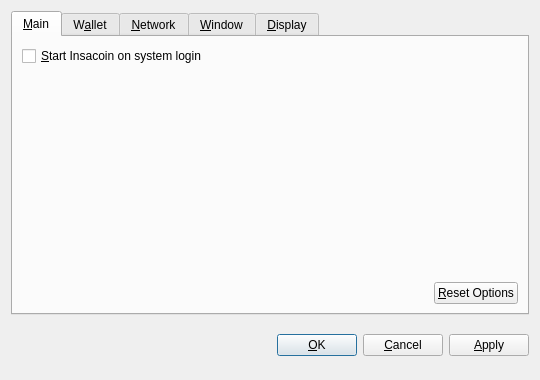
<?xml version="1.0" encoding="UTF-8"?>
<ui version="4.0">
 <class>OptionsDialog</class>
 <widget class="QDialog" name="OptionsDialog">
  <property name="geometry">
   <rect>
    <x>0</x>
    <y>0</y>
    <width>540</width>
    <height>380</height>
   </rect>
  </property>
  <property name="windowTitle">
   <string>Options</string>
  </property>
  <property name="modal">
   <bool>true</bool>
  </property>
  <layout class="QVBoxLayout" name="verticalLayout">
   <item>
    <widget class="QTabWidget" name="tabWidget">
     <property name="tabPosition">
      <enum>QTabWidget::North</enum>
     </property>
     <property name="currentIndex">
      <number>0</number>
     </property>
     <widget class="QWidget" name="tabMain">
      <attribute name="title">
       <string>&amp;Main</string>
      </attribute>
      <layout class="QVBoxLayout" name="verticalLayout_Main">
       <item>
        <widget class="QCheckBox" name="bitcoinAtStartup">
         <property name="toolTip">
          <string>Automatically start Insacoin after logging in to the system.</string>
         </property>
         <property name="text">
          <string>&amp;Start Insacoin on system login</string>
         </property>
        </widget>
       </item>
       <item>
        <spacer name="verticalSpacer_Main">
         <property name="orientation">
          <enum>Qt::Vertical</enum>
         </property>
         <property name="sizeHint" stdset="0">
          <size>
           <width>20</width>
           <height>40</height>
          </size>
         </property>
        </spacer>
       </item>
       <item>
        <layout class="QHBoxLayout" name="horizontalLayout_2_Main">
         <item>
          <spacer name="horizontalSpacer_2_Main">
           <property name="orientation">
            <enum>Qt::Horizontal</enum>
           </property>
           <property name="sizeHint" stdset="0">
            <size>
             <width>40</width>
             <height>20</height>
            </size>
           </property>
          </spacer>
         </item>
         <item>
          <widget class="QPushButton" name="resetButton">
           <property name="toolTip">
            <string>Reset all client options to default.</string>
           </property>
           <property name="text">
            <string>&amp;Reset Options</string>
           </property>
           <property name="autoDefault">
            <bool>false</bool>
           </property>
          </widget>
         </item>
        </layout>
       </item>
      </layout>
     </widget>
     <widget class="QWidget" name="tabWallet">
      <attribute name="title">
       <string>W&amp;allet</string>
      </attribute>
      <layout class="QVBoxLayout" name="verticalLayout_Network">
       <item>
        <widget class="QLabel" name="transactionFeeInfoLabel">
         <property name="text">
          <string>Optional transaction fee per kB that helps make sure your transactions are processed quickly. Most transactions are 1 kB.</string>
         </property>
         <property name="textFormat">
          <enum>Qt::PlainText</enum>
         </property>
         <property name="wordWrap">
          <bool>true</bool>
         </property>
        </widget>
       </item>
       <item>
        <layout class="QHBoxLayout" name="horizontalLayout_1_Main">
         <item>
          <widget class="QLabel" name="transactionFeeLabel">
           <property name="text">
            <string>Pay transaction &amp;fee</string>
           </property>
           <property name="textFormat">
            <enum>Qt::PlainText</enum>
           </property>
           <property name="buddy">
            <cstring>transactionFee</cstring>
           </property>
          </widget>
         </item>
         <item>
          <widget class="BitcoinAmountField" name="transactionFee"/>
         </item>
         <item>
          <spacer name="horizontalSpacer_1_Main">
           <property name="orientation">
            <enum>Qt::Horizontal</enum>
           </property>
           <property name="sizeHint" stdset="0">
            <size>
             <width>40</width>
             <height>20</height>
            </size>
           </property>
          </spacer>
         </item>
        </layout>
       </item>
       <item>
        <widget class="QLabel" name="label">
         <property name="text">
          <string>If you disable the spending of unconfirmed change, the change from a transaction cannot be used until that transaction has at least one confirmation. This also affects how your balance is computed.</string>
         </property>
         <property name="wordWrap">
          <bool>true</bool>
         </property>
        </widget>
       </item>
       <item>
        <widget class="QCheckBox" name="spendZeroConfChange">
         <property name="text">
          <string>Spend unconfirmed change  (experts only)</string>
         </property>
        </widget>
       </item>
       <item>
        <spacer name="verticalSpacer">
         <property name="orientation">
          <enum>Qt::Vertical</enum>
         </property>
         <property name="sizeHint" stdset="0">
          <size>
           <width>20</width>
           <height>40</height>
          </size>
         </property>
        </spacer>
       </item>
      </layout>
     </widget>
     <widget class="QWidget" name="tabNetwork">
      <attribute name="title">
       <string>&amp;Network</string>
      </attribute>
      <layout class="QVBoxLayout" name="verticalLayout_Network">
       <item>
        <widget class="QCheckBox" name="mapPortUpnp">
         <property name="toolTip">
          <string>Automatically open the Insacoin client port on the router. This only works when your router supports UPnP and it is enabled.</string>
         </property>
         <property name="text">
          <string>Map port using &amp;UPnP</string>
         </property>
        </widget>
       </item>
       <item>
        <widget class="QCheckBox" name="connectSocks">
         <property name="toolTip">
          <string>Connect to the Insacoin network through a SOCKS proxy (e.g. when connecting through Tor).</string>
         </property>
         <property name="text">
          <string>&amp;Connect through SOCKS proxy:</string>
         </property>
        </widget>
       </item>
       <item>
        <layout class="QHBoxLayout" name="horizontalLayout_Network">
         <item>
          <widget class="QLabel" name="proxyIpLabel">
           <property name="text">
            <string>Proxy &amp;IP:</string>
           </property>
           <property name="textFormat">
            <enum>Qt::PlainText</enum>
           </property>
           <property name="buddy">
            <cstring>proxyIp</cstring>
           </property>
          </widget>
         </item>
         <item>
          <widget class="QValidatedLineEdit" name="proxyIp">
           <property name="maximumSize">
            <size>
             <width>140</width>
             <height>16777215</height>
            </size>
           </property>
           <property name="toolTip">
            <string>IP address of the proxy (e.g. 127.0.0.1)</string>
           </property>
          </widget>
         </item>
         <item>
          <widget class="QLabel" name="proxyPortLabel">
           <property name="text">
            <string>&amp;Port:</string>
           </property>
           <property name="textFormat">
            <enum>Qt::PlainText</enum>
           </property>
           <property name="buddy">
            <cstring>proxyPort</cstring>
           </property>
          </widget>
         </item>
         <item>
          <widget class="QLineEdit" name="proxyPort">
           <property name="maximumSize">
            <size>
             <width>55</width>
             <height>16777215</height>
            </size>
           </property>
           <property name="toolTip">
            <string>Port of the proxy (e.g. 9050)</string>
           </property>
          </widget>
         </item>
         <item>
          <widget class="QLabel" name="socksVersionLabel">
           <property name="text">
            <string>SOCKS &amp;Version:</string>
           </property>
           <property name="textFormat">
            <enum>Qt::PlainText</enum>
           </property>
           <property name="buddy">
            <cstring>socksVersion</cstring>
           </property>
          </widget>
         </item>
         <item>
          <widget class="QValueComboBox" name="socksVersion">
           <property name="toolTip">
            <string>SOCKS version of the proxy (e.g. 5)</string>
           </property>
          </widget>
         </item>
         <item>
          <spacer name="horizontalSpacer_Network">
           <property name="orientation">
            <enum>Qt::Horizontal</enum>
           </property>
           <property name="sizeHint" stdset="0">
            <size>
             <width>40</width>
             <height>20</height>
            </size>
           </property>
          </spacer>
         </item>
        </layout>
       </item>
       <item>
        <spacer name="verticalSpacer_Network">
         <property name="orientation">
          <enum>Qt::Vertical</enum>
         </property>
         <property name="sizeHint" stdset="0">
          <size>
           <width>20</width>
           <height>40</height>
          </size>
         </property>
        </spacer>
       </item>
      </layout>
     </widget>
     <widget class="QWidget" name="tabWindow">
      <attribute name="title">
       <string>&amp;Window</string>
      </attribute>
      <layout class="QVBoxLayout" name="verticalLayout_Window">
       <item>
        <widget class="QCheckBox" name="minimizeToTray">
         <property name="toolTip">
          <string>Show only a tray icon after minimizing the window.</string>
         </property>
         <property name="text">
          <string>&amp;Minimize to the tray instead of the taskbar</string>
         </property>
        </widget>
       </item>
       <item>
        <widget class="QCheckBox" name="minimizeOnClose">
         <property name="toolTip">
          <string>Minimize instead of exit the application when the window is closed. When this option is enabled, the application will be closed only after selecting Quit in the menu.</string>
         </property>
         <property name="text">
          <string>M&amp;inimize on close</string>
         </property>
        </widget>
       </item>
       <item>
        <spacer name="verticalSpacer_Window">
         <property name="orientation">
          <enum>Qt::Vertical</enum>
         </property>
         <property name="sizeHint" stdset="0">
          <size>
           <width>20</width>
           <height>40</height>
          </size>
         </property>
        </spacer>
       </item>
      </layout>
     </widget>
     <widget class="QWidget" name="tabDisplay">
      <attribute name="title">
       <string>&amp;Display</string>
      </attribute>
      <layout class="QVBoxLayout" name="verticalLayout_Display">
       <item>
        <layout class="QHBoxLayout" name="horizontalLayout_1_Display">
         <item>
          <widget class="QLabel" name="langLabel">
           <property name="text">
            <string>User Interface &amp;language:</string>
           </property>
           <property name="textFormat">
            <enum>Qt::PlainText</enum>
           </property>
           <property name="buddy">
            <cstring>lang</cstring>
           </property>
          </widget>
         </item>
         <item>
          <widget class="QValueComboBox" name="lang">
           <property name="toolTip">
            <string>The user interface language can be set here. This setting will take effect after restarting Insacoin.</string>
           </property>
          </widget>
         </item>
        </layout>
       </item>
       <item>
        <layout class="QHBoxLayout" name="horizontalLayout_2_Display">
         <item>
          <widget class="QLabel" name="unitLabel">
           <property name="text">
            <string>&amp;Unit to show amounts in:</string>
           </property>
           <property name="textFormat">
            <enum>Qt::PlainText</enum>
           </property>
           <property name="buddy">
            <cstring>unit</cstring>
           </property>
          </widget>
         </item>
         <item>
          <widget class="QValueComboBox" name="unit">
           <property name="toolTip">
            <string>Choose the default subdivision unit to show in the interface and when sending coins.</string>
           </property>
          </widget>
         </item>
        </layout>
       </item>
       <item>
        <widget class="QCheckBox" name="displayAddresses">
         <property name="toolTip">
          <string>Whether to show Insacoin addresses in the transaction list or not.</string>
         </property>
         <property name="text">
          <string>&amp;Display addresses in transaction list</string>
         </property>
        </widget>
       </item>
       <item>
        <widget class="QCheckBox" name="coinControlFeatures">
         <property name="toolTip">
          <string>Whether to show coin control features or not.</string>
         </property>
         <property name="text">
          <string>Display coin &amp;control features (experts only!)</string>
         </property>
        </widget>
       </item>
       <item>
        <spacer name="verticalSpacer_Display">
         <property name="orientation">
          <enum>Qt::Vertical</enum>
         </property>
         <property name="sizeHint" stdset="0">
          <size>
           <width>20</width>
           <height>40</height>
          </size>
         </property>
        </spacer>
       </item>
      </layout>
     </widget>
    </widget>
   </item>
   <item>
    <layout class="QHBoxLayout" name="horizontalLayout_Buttons">
     <item>
      <spacer name="horizontalSpacer_1">
       <property name="orientation">
        <enum>Qt::Horizontal</enum>
       </property>
       <property name="sizeHint" stdset="0">
        <size>
         <width>40</width>
         <height>48</height>
        </size>
       </property>
      </spacer>
     </item>
     <item>
      <widget class="QLabel" name="statusLabel">
       <property name="font">
        <font>
         <weight>75</weight>
         <bold>true</bold>
        </font>
       </property>
       <property name="text">
        <string/>
       </property>
       <property name="textFormat">
        <enum>Qt::PlainText</enum>
       </property>
       <property name="wordWrap">
        <bool>true</bool>
       </property>
      </widget>
     </item>
     <item>
      <spacer name="horizontalSpacer_2">
       <property name="orientation">
        <enum>Qt::Horizontal</enum>
       </property>
       <property name="sizeHint" stdset="0">
        <size>
         <width>40</width>
         <height>48</height>
        </size>
       </property>
      </spacer>
     </item>
     <item>
      <widget class="QPushButton" name="okButton">
       <property name="text">
        <string>&amp;OK</string>
       </property>
      </widget>
     </item>
     <item>
      <widget class="QPushButton" name="cancelButton">
       <property name="text">
        <string>&amp;Cancel</string>
       </property>
       <property name="autoDefault">
        <bool>false</bool>
       </property>
      </widget>
     </item>
     <item>
      <widget class="QPushButton" name="applyButton">
       <property name="text">
        <string>&amp;Apply</string>
       </property>
       <property name="autoDefault">
        <bool>false</bool>
       </property>
      </widget>
     </item>
    </layout>
   </item>
  </layout>
 </widget>
 <customwidgets>
  <customwidget>
   <class>BitcoinAmountField</class>
   <extends>QSpinBox</extends>
   <header>bitcoinamountfield.h</header>
  </customwidget>
  <customwidget>
   <class>QValueComboBox</class>
   <extends>QComboBox</extends>
   <header>qvaluecombobox.h</header>
  </customwidget>
  <customwidget>
   <class>QValidatedLineEdit</class>
   <extends>QLineEdit</extends>
   <header>qvalidatedlineedit.h</header>
  </customwidget>
 </customwidgets>
 <resources/>
 <connections/>
</ui>
